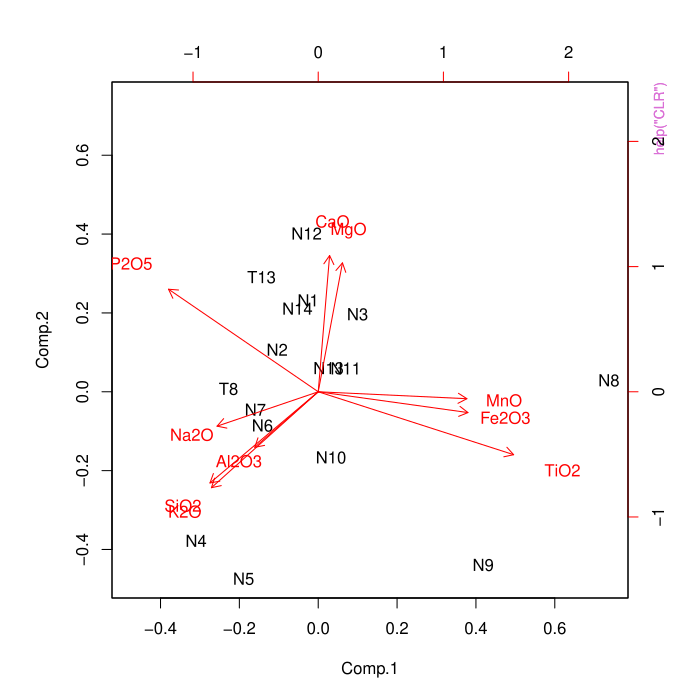

The R source for this figure:
pkgname <- "provenance"
source(file.path(R.home("share"), "R", "examples-header.R"))
options(warn = 1)
base::assign(".ExTimings", "provenance-Ex.timings", pos = 'CheckExEnv')
base::cat("name\tuser\tsystem\telapsed\n", file=base::get(".ExTimings", pos = 'CheckExEnv'))
base::assign(".format_ptime",
function(x) {
  if(!is.na(x[4L])) x[1L] <- x[1L] + x[4L]
  if(!is.na(x[5L])) x[2L] <- x[2L] + x[5L]
  options(OutDec = '.')
  format(x[1L:3L], digits = 7L)
},
pos = 'CheckExEnv')

### * </HEADER>
library('provenance')

base::assign(".oldSearch", base::search(), pos = 'CheckExEnv')
cleanEx()
nameEx("CLR")
### * CLR

flush(stderr()); flush(stdout())

base::assign(".ptime", proc.time(), pos = "CheckExEnv")
### Name: CLR
### Title: Centred logratio transformation
### Aliases: CLR

### ** Examples

# The following code shows that applying provenance's PCA function
# to compositional data is equivalent to applying R's built-in
# princomp function to the CLR transformed data.
data(Namib)
plot(PCA(Namib$Major))
dev.new()
clrdat <- CLR(Namib$Major)$x
biplot(princomp(clrdat))



base::assign(".dptime", (proc.time() - get(".ptime", pos = "CheckExEnv")), pos = "CheckExEnv")
base::cat("CLR", base::get(".format_ptime", pos = 'CheckExEnv')(get(".dptime", pos = "CheckExEnv")), "\n", file=base::get(".ExTimings", pos = 'CheckExEnv'), append=TRUE, sep="\t")
cleanEx()
nameEx("KDE")
### * KDE

flush(stderr()); flush(stdout())

base::assign(".ptime", proc.time(), pos = "CheckExEnv")
### Name: KDE
### Title: Create a kernel density estimate
### Aliases: KDE

### ** Examples

data(Namib)
samp <- Namib$DZ$x[['N1']]
dens <- KDE(samp,0,3000,kernel="epanechnikov")
plot(dens)



base::assign(".dptime", (proc.time() - get(".ptime", pos = "CheckExEnv")), pos = "CheckExEnv")
base::cat("KDE", base::get(".format_ptime", pos = 'CheckExEnv')(get(".dptime", pos = "CheckExEnv")), "\n", file=base::get(".ExTimings", pos = 'CheckExEnv'), append=TRUE, sep="\t")
cleanEx()
nameEx("KDEs")
### * KDEs

flush(stderr()); flush(stdout())

base::assign(".ptime", proc.time(), pos = "CheckExEnv")
### Name: KDEs
### Title: Generate an object of class 'KDEs'
### Aliases: KDEs

### ** Examples

data(Namib)
KDEs <- KDEs(Namib$DZ,0,3000,pch=NA)
summaryplot(KDEs,ncol=3)



base::assign(".dptime", (proc.time() - get(".ptime", pos = "CheckExEnv")), pos = "CheckExEnv")
base::cat("KDEs", base::get(".format_ptime", pos = 'CheckExEnv')(get(".dptime", pos = "CheckExEnv")), "\n", file=base::get(".ExTimings", pos = 'CheckExEnv'), append=TRUE, sep="\t")
cleanEx()
nameEx("KS.diss")
### * KS.diss

flush(stderr()); flush(stdout())

base::assign(".ptime", proc.time(), pos = "CheckExEnv")
### Name: KS.diss
### Title: Kolmogorov-Smirnov dissimilarity
### Aliases: KS.diss

### ** Examples

data(Namib)
print(KS.diss(Namib$DZ$x[['N1']],Namib$DZ$x[['T8']]))



base::assign(".dptime", (proc.time() - get(".ptime", pos = "CheckExEnv")), pos = "CheckExEnv")
base::cat("KS.diss", base::get(".format_ptime", pos = 'CheckExEnv')(get(".dptime", pos = "CheckExEnv")), "\n", file=base::get(".ExTimings", pos = 'CheckExEnv'), append=TRUE, sep="\t")
cleanEx()
nameEx("MDS")
### * MDS

flush(stderr()); flush(stdout())

base::assign(".ptime", proc.time(), pos = "CheckExEnv")
### Name: MDS
### Title: Multidimensional Scaling
### Aliases: MDS MDS.compositional MDS.diss MDS.distributional

### ** Examples

data(Namib)
plot(MDS(Namib$Major,classical=TRUE))



base::assign(".dptime", (proc.time() - get(".ptime", pos = "CheckExEnv")), pos = "CheckExEnv")
base::cat("MDS", base::get(".format_ptime", pos = 'CheckExEnv')(get(".dptime", pos = "CheckExEnv")), "\n", file=base::get(".ExTimings", pos = 'CheckExEnv'), append=TRUE, sep="\t")
cleanEx()
nameEx("Namib")
### * Namib

flush(stderr()); flush(stdout())

base::assign(".ptime", proc.time(), pos = "CheckExEnv")
### Name: Namib
### Title: An example dataset
### Aliases: Namib

### ** Examples

data(Namib)
samp <- Namib$DZ$x[['N1']]
dens <- KDE(samp,0,3000)
plot(dens)



base::assign(".dptime", (proc.time() - get(".ptime", pos = "CheckExEnv")), pos = "CheckExEnv")
base::cat("Namib", base::get(".format_ptime", pos = 'CheckExEnv')(get(".dptime", pos = "CheckExEnv")), "\n", file=base::get(".ExTimings", pos = 'CheckExEnv'), append=TRUE, sep="\t")
cleanEx()
nameEx("PCA")
### * PCA

flush(stderr()); flush(stdout())

base::assign(".ptime", proc.time(), pos = "CheckExEnv")
### Name: PCA
### Title: Principal Component Analysis
### Aliases: PCA

### ** Examples

data(Namib)
plot(MDS(Namib$Major,classical=TRUE))
dev.new()
plot(PCA(Namib$Major),asp=1)
print("This example demonstrates the equivalence of classical MDS and PCA")



base::assign(".dptime", (proc.time() - get(".ptime", pos = "CheckExEnv")), pos = "CheckExEnv")
base::cat("PCA", base::get(".format_ptime", pos = 'CheckExEnv')(get(".dptime", pos = "CheckExEnv")), "\n", file=base::get(".ExTimings", pos = 'CheckExEnv'), append=TRUE, sep="\t")
cleanEx()
nameEx("SH.diss")
### * SH.diss

flush(stderr()); flush(stdout())

base::assign(".ptime", proc.time(), pos = "CheckExEnv")
### Name: SH.diss
### Title: Sircombe and Hazelton distance
### Aliases: SH.diss

### ** Examples

datfile <- system.file("DZ.csv",package="provenance")
errfile <- system.file("DZerr.csv",package="provenance")
DZ <- read.distributional(datfile,errfile)
d <- SH.diss(DZ,1,2)
print(d)



base::assign(".dptime", (proc.time() - get(".ptime", pos = "CheckExEnv")), pos = "CheckExEnv")
base::cat("SH.diss", base::get(".format_ptime", pos = 'CheckExEnv')(get(".dptime", pos = "CheckExEnv")), "\n", file=base::get(".ExTimings", pos = 'CheckExEnv'), append=TRUE, sep="\t")
cleanEx()
nameEx("amalgamate")
### * amalgamate

flush(stderr()); flush(stdout())

base::assign(".ptime", proc.time(), pos = "CheckExEnv")
### Name: amalgamate
### Title: Group components of a composition
### Aliases: amalgamate amalgamate.SRDcorrected amalgamate.compositional
###   amalgamate.default

### ** Examples

data(Namib)
HMcomponents <- c("zr","tm","rt","TiOx","sph","ap","ep",
                  "gt","st","amp","cpx","opx")
am <- amalgamate(Namib$PTHM,feldspars=c("KF","P"),
                 lithics=c("Lm","Lv","Ls"),heavies=HMcomponents)
plot(ternary(am))



base::assign(".dptime", (proc.time() - get(".ptime", pos = "CheckExEnv")), pos = "CheckExEnv")
base::cat("amalgamate", base::get(".format_ptime", pos = 'CheckExEnv')(get(".dptime", pos = "CheckExEnv")), "\n", file=base::get(".ExTimings", pos = 'CheckExEnv'), append=TRUE, sep="\t")
cleanEx()
nameEx("as.acomp")
### * as.acomp

flush(stderr()); flush(stdout())

base::assign(".ptime", proc.time(), pos = "CheckExEnv")
### Name: as.acomp
### Title: create an 'acomp' object
### Aliases: as.acomp

### ** Examples

data(Namib)
qfl <- ternary(Namib$PT,c('Q'),c('KF','P'),c('Lm','Lv','Ls'))
plot(qfl,type="QFL.dickinson")
qfl.acomp <- as.acomp(qfl)
## uncomment the next two lines to plot an error
## ellipse using the compositions package: 
# library(compositions)
# ellipses(mean(qfl.acomp),var(qfl.acomp),r=2)



base::assign(".dptime", (proc.time() - get(".ptime", pos = "CheckExEnv")), pos = "CheckExEnv")
base::cat("as.acomp", base::get(".format_ptime", pos = 'CheckExEnv')(get(".dptime", pos = "CheckExEnv")), "\n", file=base::get(".ExTimings", pos = 'CheckExEnv'), append=TRUE, sep="\t")
cleanEx()
nameEx("as.compositional")
### * as.compositional

flush(stderr()); flush(stdout())

base::assign(".ptime", proc.time(), pos = "CheckExEnv")
### Name: as.compositional
### Title: create a 'compositional' object
### Aliases: as.compositional

### ** Examples

data(Namib)
PT.acomp <- as.acomp(Namib$PT)
PT.compositional <- as.compositional(PT.acomp)
print(Namib$PT$x - PT.compositional$x)
## uncomment the following lines for an illustration of using this 
## function to integrate the \code{provenance} package with \code{compositions}
# library(compositions)
# data(Glacial)
# a.glac <- acomp(Glacial)
# c.glac <- as.compositional(a.glac)
# summaryplot(c.glac,ncol=8)



base::assign(".dptime", (proc.time() - get(".ptime", pos = "CheckExEnv")), pos = "CheckExEnv")
base::cat("as.compositional", base::get(".format_ptime", pos = 'CheckExEnv')(get(".dptime", pos = "CheckExEnv")), "\n", file=base::get(".ExTimings", pos = 'CheckExEnv'), append=TRUE, sep="\t")
cleanEx()
nameEx("as.data.frame.compositional")
### * as.data.frame.compositional

flush(stderr()); flush(stdout())

base::assign(".ptime", proc.time(), pos = "CheckExEnv")
### Name: as.data.frame.compositional
### Title: create a 'data.frame' object
### Aliases: as.data.frame.compositional

### ** Examples

data(Namib)
qfl <- ternary(Namib$PT,c('Q'),c('KF','P'),c('Lm','Lv','Ls'))
plot(qfl,type="QFL.dickinson")
qfl.frame <- as.data.frame(qfl)
## uncomment the next two lines to plot an error
## ellipse using the robCompositions package:
# library(robCompositions)
# pca <- pcaCoDa(qfl.frame)
# plot(pca,xlabs=rownames(qfl.frame))



base::assign(".dptime", (proc.time() - get(".ptime", pos = "CheckExEnv")), pos = "CheckExEnv")
base::cat("as.data.frame.compositional", base::get(".format_ptime", pos = 'CheckExEnv')(get(".dptime", pos = "CheckExEnv")), "\n", file=base::get(".ExTimings", pos = 'CheckExEnv'), append=TRUE, sep="\t")
cleanEx()
nameEx("botev")
### * botev

flush(stderr()); flush(stdout())

base::assign(".ptime", proc.time(), pos = "CheckExEnv")
### Name: botev
### Title: Compute the optimal kernel bandwidth
### Aliases: botev

### ** Examples

fname <- system.file("DZ.csv",package="provenance")
bw <- botev(read.distributional(fname)$x$N1)
print(bw)



base::assign(".dptime", (proc.time() - get(".ptime", pos = "CheckExEnv")), pos = "CheckExEnv")
base::cat("botev", base::get(".format_ptime", pos = 'CheckExEnv')(get(".dptime", pos = "CheckExEnv")), "\n", file=base::get(".ExTimings", pos = 'CheckExEnv'), append=TRUE, sep="\t")
cleanEx()
nameEx("bray.diss")
### * bray.diss

flush(stderr()); flush(stdout())

base::assign(".ptime", proc.time(), pos = "CheckExEnv")
### Name: bray.diss
### Title: Bray-Curtis dissimilarity
### Aliases: bray.diss

### ** Examples

data(Namib)
print(bray.diss(Namib$HM$x["N1",],Namib$HM$x["N2",]))



base::assign(".dptime", (proc.time() - get(".ptime", pos = "CheckExEnv")), pos = "CheckExEnv")
base::cat("bray.diss", base::get(".format_ptime", pos = 'CheckExEnv')(get(".dptime", pos = "CheckExEnv")), "\n", file=base::get(".ExTimings", pos = 'CheckExEnv'), append=TRUE, sep="\t")
cleanEx()
nameEx("combine")
### * combine

flush(stderr()); flush(stdout())

base::assign(".ptime", proc.time(), pos = "CheckExEnv")
### Name: combine
### Title: Combine samples of distributional data
### Aliases: combine

### ** Examples

data(Namib)
combined <- combine(Namib$DZ,east=c('N3','N4','N5','N6','N7','N8','N9','N10'),
                       west=c('N1','N2','N11','N12','T8','T13'))
summaryplot(KDEs(combined))



base::assign(".dptime", (proc.time() - get(".ptime", pos = "CheckExEnv")), pos = "CheckExEnv")
base::cat("combine", base::get(".format_ptime", pos = 'CheckExEnv')(get(".dptime", pos = "CheckExEnv")), "\n", file=base::get(".ExTimings", pos = 'CheckExEnv'), append=TRUE, sep="\t")
cleanEx()
nameEx("densities")
### * densities

flush(stderr()); flush(stdout())

base::assign(".ptime", proc.time(), pos = "CheckExEnv")
### Name: densities
### Title: A list of rock and mineral densities
### Aliases: densities

### ** Examples

data(Namib,densities)
N8 <- subset(Namib$HM,select="N8")
distribution <- minsorting(N8,densities,phi=2,sigmaphi=1,medium="air",by=0.05)
plot(distribution)



base::assign(".dptime", (proc.time() - get(".ptime", pos = "CheckExEnv")), pos = "CheckExEnv")
base::cat("densities", base::get(".format_ptime", pos = 'CheckExEnv')(get(".dptime", pos = "CheckExEnv")), "\n", file=base::get(".ExTimings", pos = 'CheckExEnv'), append=TRUE, sep="\t")
cleanEx()
nameEx("diss")
### * diss

flush(stderr()); flush(stdout())

base::assign(".ptime", proc.time(), pos = "CheckExEnv")
### Name: diss
### Title: Calculate the dissimilarity matrix between two 'distributional'
###   or 'compositional' datasets
### Aliases: diss diss.compositional diss.distributional

### ** Examples

data(Namib)
print(round(100*diss(Namib$DZ)))



base::assign(".dptime", (proc.time() - get(".ptime", pos = "CheckExEnv")), pos = "CheckExEnv")
base::cat("diss", base::get(".format_ptime", pos = 'CheckExEnv')(get(".dptime", pos = "CheckExEnv")), "\n", file=base::get(".ExTimings", pos = 'CheckExEnv'), append=TRUE, sep="\t")
cleanEx()
nameEx("endmembers")
### * endmembers

flush(stderr()); flush(stdout())

base::assign(".ptime", proc.time(), pos = "CheckExEnv")
### Name: endmembers
### Title: Petrographic end-member compositions
### Aliases: endmembers

### ** Examples

data(endmembers,densities)
ophiolite <- subset(endmembers,select="ophiolite")
plot(minsorting(ophiolite,densities,by=0.05))



base::assign(".dptime", (proc.time() - get(".ptime", pos = "CheckExEnv")), pos = "CheckExEnv")
base::cat("endmembers", base::get(".format_ptime", pos = 'CheckExEnv')(get(".dptime", pos = "CheckExEnv")), "\n", file=base::get(".ExTimings", pos = 'CheckExEnv'), append=TRUE, sep="\t")
cleanEx()
nameEx("get.f")
### * get.f

flush(stderr()); flush(stdout())

base::assign(".ptime", proc.time(), pos = "CheckExEnv")
### Name: get.f
### Title: Calculate the largest fraction that is likely to be missed
### Aliases: get.f

### ** Examples

print(get.f(60))
print(get.f(117))



base::assign(".dptime", (proc.time() - get(".ptime", pos = "CheckExEnv")), pos = "CheckExEnv")
base::cat("get.f", base::get(".format_ptime", pos = 'CheckExEnv')(get(".dptime", pos = "CheckExEnv")), "\n", file=base::get(".ExTimings", pos = 'CheckExEnv'), append=TRUE, sep="\t")
cleanEx()
nameEx("get.n")
### * get.n

flush(stderr()); flush(stdout())

base::assign(".ptime", proc.time(), pos = "CheckExEnv")
### Name: get.n
### Title: Calculate the number of grains required to achieve a desired
###   level of sampling resolution
### Aliases: get.n

### ** Examples

# number of grains required to be 99% that no fraction greater than 5% was missed:
print(get.n(0.01))
# number of grains required to be 90% that no fraction greater than 10% was missed:
print(get.n(p=0.1,f=0.1))



base::assign(".dptime", (proc.time() - get(".ptime", pos = "CheckExEnv")), pos = "CheckExEnv")
base::cat("get.n", base::get(".format_ptime", pos = 'CheckExEnv')(get(".dptime", pos = "CheckExEnv")), "\n", file=base::get(".ExTimings", pos = 'CheckExEnv'), append=TRUE, sep="\t")
cleanEx()
nameEx("get.p")
### * get.p

flush(stderr()); flush(stdout())

base::assign(".ptime", proc.time(), pos = "CheckExEnv")
### Name: get.p
### Title: Calculate the probability of missing a given population fraction
### Aliases: get.p

### ** Examples

print(get.p(60))
print(get.p(117))



base::assign(".dptime", (proc.time() - get(".ptime", pos = "CheckExEnv")), pos = "CheckExEnv")
base::cat("get.p", base::get(".format_ptime", pos = 'CheckExEnv')(get(".dptime", pos = "CheckExEnv")), "\n", file=base::get(".ExTimings", pos = 'CheckExEnv'), append=TRUE, sep="\t")
cleanEx()
nameEx("indscal")
### * indscal

flush(stderr()); flush(stdout())

base::assign(".ptime", proc.time(), pos = "CheckExEnv")
### Name: indscal
### Title: Individual Differences Scaling of provenance data
### Aliases: indscal

### ** Examples

data(Namib)
plot(indscal(Namib$DZ,Namib$HM))



base::assign(".dptime", (proc.time() - get(".ptime", pos = "CheckExEnv")), pos = "CheckExEnv")
base::cat("indscal", base::get(".format_ptime", pos = 'CheckExEnv')(get(".dptime", pos = "CheckExEnv")), "\n", file=base::get(".ExTimings", pos = 'CheckExEnv'), append=TRUE, sep="\t")
cleanEx()
nameEx("minsorting")
### * minsorting

flush(stderr()); flush(stdout())

base::assign(".ptime", proc.time(), pos = "CheckExEnv")
### Name: minsorting
### Title: Assess settling equivalence of detrital components
### Aliases: minsorting

### ** Examples

data(endmembers,densities)
distribution <- minsorting(endmembers,densities,sname='ophiolite',phi=2,
                           sigmaphi=1,medium="seawater",by=0.05)
plot(distribution,cumulative=FALSE)



base::assign(".dptime", (proc.time() - get(".ptime", pos = "CheckExEnv")), pos = "CheckExEnv")
base::cat("minsorting", base::get(".format_ptime", pos = 'CheckExEnv')(get(".dptime", pos = "CheckExEnv")), "\n", file=base::get(".ExTimings", pos = 'CheckExEnv'), append=TRUE, sep="\t")
cleanEx()
nameEx("plot.GPA")
### * plot.GPA

flush(stderr()); flush(stdout())

base::assign(".ptime", proc.time(), pos = "CheckExEnv")
### Name: plot.GPA
### Title: Plot a Procrustes configuration
### Aliases: plot.GPA

### ** Examples

data(Namib)
GPA <- procrustes(Namib$DZ,Namib$HM)
coast <- c('N1','N2','N3','N10','N11','N12','T8','T13')
snames <- names(Namib$DZ)
bgcol <- rep('yellow',length(snames))
bgcol[which(snames %in% coast)] <- 'red'
plot(GPA,pch=21,bg=bgcol)



base::assign(".dptime", (proc.time() - get(".ptime", pos = "CheckExEnv")), pos = "CheckExEnv")
base::cat("plot.GPA", base::get(".format_ptime", pos = 'CheckExEnv')(get(".dptime", pos = "CheckExEnv")), "\n", file=base::get(".ExTimings", pos = 'CheckExEnv'), append=TRUE, sep="\t")
cleanEx()
nameEx("plot.INDSCAL")
### * plot.INDSCAL

flush(stderr()); flush(stdout())

base::assign(".ptime", proc.time(), pos = "CheckExEnv")
### Name: plot.INDSCAL
### Title: Plot an INDSCAL group configuration and source weights
### Aliases: plot.INDSCAL

### ** Examples

data(Namib)
coast <- c('N1','N2','N3','N10','N11','N12','T8','T13')
snames <- names(Namib$DZ)
pch <- rep(21,length(snames))
pch[which(snames %in% coast)] <- 22
plot(indscal(Namib$DZ,Namib$HM),pch=pch)



base::assign(".dptime", (proc.time() - get(".ptime", pos = "CheckExEnv")), pos = "CheckExEnv")
base::cat("plot.INDSCAL", base::get(".format_ptime", pos = 'CheckExEnv')(get(".dptime", pos = "CheckExEnv")), "\n", file=base::get(".ExTimings", pos = 'CheckExEnv'), append=TRUE, sep="\t")
cleanEx()
nameEx("plot.KDE")
### * plot.KDE

flush(stderr()); flush(stdout())

base::assign(".ptime", proc.time(), pos = "CheckExEnv")
### Name: plot.KDE
### Title: Plot a kernel density estimate
### Aliases: plot.KDE

### ** Examples

data(Namib)
samp <- Namib$DZ$x[['N1']]
dens <- KDE(samp,from=0,to=3000)
plot(dens)



base::assign(".dptime", (proc.time() - get(".ptime", pos = "CheckExEnv")), pos = "CheckExEnv")
base::cat("plot.KDE", base::get(".format_ptime", pos = 'CheckExEnv')(get(".dptime", pos = "CheckExEnv")), "\n", file=base::get(".ExTimings", pos = 'CheckExEnv'), append=TRUE, sep="\t")
cleanEx()
nameEx("plot.MDS")
### * plot.MDS

flush(stderr()); flush(stdout())

base::assign(".ptime", proc.time(), pos = "CheckExEnv")
### Name: plot.MDS
### Title: Plot an MDS configuration
### Aliases: plot.MDS

### ** Examples

data(Namib)
mds <- MDS(Namib$DZ)
coast <- c('N1','N2','N3','N10','N11','N12','T8','T13')
snames <- names(Namib$DZ)
bgcol <- rep('yellow',length(snames))
bgcol[which(snames %in% coast)] <- 'red'
plot(mds,pch=21,bg=bgcol)



base::assign(".dptime", (proc.time() - get(".ptime", pos = "CheckExEnv")), pos = "CheckExEnv")
base::cat("plot.MDS", base::get(".format_ptime", pos = 'CheckExEnv')(get(".dptime", pos = "CheckExEnv")), "\n", file=base::get(".ExTimings", pos = 'CheckExEnv'), append=TRUE, sep="\t")
cleanEx()
nameEx("plot.PCA")
### * plot.PCA

flush(stderr()); flush(stdout())

base::assign(".ptime", proc.time(), pos = "CheckExEnv")
### Name: plot.PCA
### Title: Compositional biplot
### Aliases: plot.PCA

### ** Examples

data(Namib)
plot(PCA(Namib$Major))



base::assign(".dptime", (proc.time() - get(".ptime", pos = "CheckExEnv")), pos = "CheckExEnv")
base::cat("plot.PCA", base::get(".format_ptime", pos = 'CheckExEnv')(get(".dptime", pos = "CheckExEnv")), "\n", file=base::get(".ExTimings", pos = 'CheckExEnv'), append=TRUE, sep="\t")
cleanEx()
nameEx("plot.compositional")
### * plot.compositional

flush(stderr()); flush(stdout())

base::assign(".ptime", proc.time(), pos = "CheckExEnv")
### Name: plot.compositional
### Title: Plot a pie chart
### Aliases: plot.compositional

### ** Examples

data(Namib)
plot(Namib$HM,'N1',colmap='heat.colors')



base::assign(".dptime", (proc.time() - get(".ptime", pos = "CheckExEnv")), pos = "CheckExEnv")
base::cat("plot.compositional", base::get(".format_ptime", pos = 'CheckExEnv')(get(".dptime", pos = "CheckExEnv")), "\n", file=base::get(".ExTimings", pos = 'CheckExEnv'), append=TRUE, sep="\t")
cleanEx()
nameEx("plot.distributional")
### * plot.distributional

flush(stderr()); flush(stdout())

base::assign(".ptime", proc.time(), pos = "CheckExEnv")
### Name: plot.distributional
### Title: Plot continuous data as histograms or cumulative age
###   distributions
### Aliases: plot.distributional

### ** Examples

data(Namib)
plot(Namib$DZ,c('N1','N2'))



base::assign(".dptime", (proc.time() - get(".ptime", pos = "CheckExEnv")), pos = "CheckExEnv")
base::cat("plot.distributional", base::get(".format_ptime", pos = 'CheckExEnv')(get(".dptime", pos = "CheckExEnv")), "\n", file=base::get(".ExTimings", pos = 'CheckExEnv'), append=TRUE, sep="\t")
cleanEx()
nameEx("plot.minsorting")
### * plot.minsorting

flush(stderr()); flush(stdout())

base::assign(".ptime", proc.time(), pos = "CheckExEnv")
### Name: plot.minsorting
### Title: Plot inferred grain size distributions
### Aliases: plot.minsorting

### ** Examples

data(endmembers,densities)
OPH <- subset(endmembers,select="ophiolite")
distribution <- minsorting(OPH,densities,phi=2,sigmaphi=1,medium="air",by=0.05)
plot(distribution,components=c('F','px','opaques'))



base::assign(".dptime", (proc.time() - get(".ptime", pos = "CheckExEnv")), pos = "CheckExEnv")
base::cat("plot.minsorting", base::get(".format_ptime", pos = 'CheckExEnv')(get(".dptime", pos = "CheckExEnv")), "\n", file=base::get(".ExTimings", pos = 'CheckExEnv'), append=TRUE, sep="\t")
cleanEx()
nameEx("plot.ternary")
### * plot.ternary

flush(stderr()); flush(stdout())

base::assign(".ptime", proc.time(), pos = "CheckExEnv")
### Name: plot.ternary
### Title: Plot a ternary diagram
### Aliases: plot.ternary

### ** Examples

data(Namib)
tern <- ternary(Namib$PT,'Q',c('KF','P'),c('Lm','Lv','Ls'))
plot(tern,type='QFL.descriptive',pch=21,bg='red',labels=NULL)



base::assign(".dptime", (proc.time() - get(".ptime", pos = "CheckExEnv")), pos = "CheckExEnv")
base::cat("plot.ternary", base::get(".format_ptime", pos = 'CheckExEnv')(get(".dptime", pos = "CheckExEnv")), "\n", file=base::get(".ExTimings", pos = 'CheckExEnv'), append=TRUE, sep="\t")
cleanEx()
nameEx("procrustes")
### * procrustes

flush(stderr()); flush(stdout())

base::assign(".ptime", proc.time(), pos = "CheckExEnv")
### Name: procrustes
### Title: Generalised Procrustes Analysis of provenance data
### Aliases: procrustes

### ** Examples

data(Namib)
gpa <- procrustes(Namib$DZ,Namib$HM)
plot(gpa)



base::assign(".dptime", (proc.time() - get(".ptime", pos = "CheckExEnv")), pos = "CheckExEnv")
base::cat("procrustes", base::get(".format_ptime", pos = 'CheckExEnv')(get(".dptime", pos = "CheckExEnv")), "\n", file=base::get(".ExTimings", pos = 'CheckExEnv'), append=TRUE, sep="\t")
cleanEx()
nameEx("read.compositional")
### * read.compositional

flush(stderr()); flush(stdout())

base::assign(".ptime", proc.time(), pos = "CheckExEnv")
### Name: read.compositional
### Title: Read a .csv file with categorical data
### Aliases: read.compositional

### ** Examples

fname <- system.file("Major.csv",package="provenance")
Major <- read.compositional(fname)
plot(PCA(Major))



base::assign(".dptime", (proc.time() - get(".ptime", pos = "CheckExEnv")), pos = "CheckExEnv")
base::cat("read.compositional", base::get(".format_ptime", pos = 'CheckExEnv')(get(".dptime", pos = "CheckExEnv")), "\n", file=base::get(".ExTimings", pos = 'CheckExEnv'), append=TRUE, sep="\t")
cleanEx()
nameEx("read.densities")
### * read.densities

flush(stderr()); flush(stdout())

base::assign(".ptime", proc.time(), pos = "CheckExEnv")
### Name: read.densities
### Title: Read a .csv file with mineral and rock densities
### Aliases: read.densities

### ** Examples

data(Namib,densities)
N8 <- subset(Namib$HM,select="N8")
distribution <- minsorting(N8,densities,phi=2,sigmaphi=1,medium="air",by=0.05)
plot(distribution)



base::assign(".dptime", (proc.time() - get(".ptime", pos = "CheckExEnv")), pos = "CheckExEnv")
base::cat("read.densities", base::get(".format_ptime", pos = 'CheckExEnv')(get(".dptime", pos = "CheckExEnv")), "\n", file=base::get(".ExTimings", pos = 'CheckExEnv'), append=TRUE, sep="\t")
cleanEx()
nameEx("read.distributional")
### * read.distributional

flush(stderr()); flush(stdout())

base::assign(".ptime", proc.time(), pos = "CheckExEnv")
### Name: read.distributional
### Title: Read a .csv file with continuous (detrital zircon) data
### Aliases: read.distributional

### ** Examples

agefile <- system.file("DZ.csv",package="provenance")
errfile <- system.file("DZerr.csv",package="provenance")
DZ <- read.distributional(agefile,errfile)
plot(KDE(DZ$x$N1))



base::assign(".dptime", (proc.time() - get(".ptime", pos = "CheckExEnv")), pos = "CheckExEnv")
base::cat("read.distributional", base::get(".format_ptime", pos = 'CheckExEnv')(get(".dptime", pos = "CheckExEnv")), "\n", file=base::get(".ExTimings", pos = 'CheckExEnv'), append=TRUE, sep="\t")
cleanEx()
nameEx("restore")
### * restore

flush(stderr()); flush(stdout())

base::assign(".ptime", proc.time(), pos = "CheckExEnv")
### Name: restore
### Title: Undo the effect of hydraulic sorting
### Aliases: restore

### ** Examples

data(Namib,densities)
rescomp <- restore(Namib$PTHM,densities,2.71)
HMcomp <- c("zr","tm","rt","sph","ap","ep","gt",
            "st","amp","cpx","opx")
amcomp <- amalgamate(rescomp,Plag="P",HM=HMcomp,Opq="opaques")
plot(ternary(amcomp),showpath=TRUE)



base::assign(".dptime", (proc.time() - get(".ptime", pos = "CheckExEnv")), pos = "CheckExEnv")
base::cat("restore", base::get(".format_ptime", pos = 'CheckExEnv')(get(".dptime", pos = "CheckExEnv")), "\n", file=base::get(".ExTimings", pos = 'CheckExEnv'), append=TRUE, sep="\t")
cleanEx()
nameEx("subset.distributional")
### * subset.distributional

flush(stderr()); flush(stdout())

base::assign(".ptime", proc.time(), pos = "CheckExEnv")
### Name: subset.distributional
### Title: Get a subset of distributional data
### Aliases: subset.distributional

### ** Examples

data(Namib)
coast <- subset(Namib$HM,select=c("N1","N2","T8","T13","N12","N13"))
summaryplot(coast,ncol=2)



base::assign(".dptime", (proc.time() - get(".ptime", pos = "CheckExEnv")), pos = "CheckExEnv")
base::cat("subset.distributional", base::get(".format_ptime", pos = 'CheckExEnv')(get(".dptime", pos = "CheckExEnv")), "\n", file=base::get(".ExTimings", pos = 'CheckExEnv'), append=TRUE, sep="\t")
cleanEx()
nameEx("summaryplot")
### * summaryplot

flush(stderr()); flush(stdout())

base::assign(".ptime", proc.time(), pos = "CheckExEnv")
### Name: summaryplot
### Title: Joint plot of several provenance datasets
### Aliases: summaryplot

### ** Examples

data(Namib)
KDEs <- KDEs(Namib$DZ,0,3000)
summaryplot(KDEs,Namib$HM,Namib$PT,ncol=2)



base::assign(".dptime", (proc.time() - get(".ptime", pos = "CheckExEnv")), pos = "CheckExEnv")
base::cat("summaryplot", base::get(".format_ptime", pos = 'CheckExEnv')(get(".dptime", pos = "CheckExEnv")), "\n", file=base::get(".ExTimings", pos = 'CheckExEnv'), append=TRUE, sep="\t")
cleanEx()
nameEx("ternary")
### * ternary

flush(stderr()); flush(stdout())

base::assign(".ptime", proc.time(), pos = "CheckExEnv")
### Name: ternary
### Title: Define a ternary composition
### Aliases: ternary

### ** Examples

data(Namib)
tern <- ternary(Namib$PT,c('Q'),c('KF','P'),c('Lm','Lv','Ls'))
plot(tern,type="QFL")



base::assign(".dptime", (proc.time() - get(".ptime", pos = "CheckExEnv")), pos = "CheckExEnv")
base::cat("ternary", base::get(".format_ptime", pos = 'CheckExEnv')(get(".dptime", pos = "CheckExEnv")), "\n", file=base::get(".ExTimings", pos = 'CheckExEnv'), append=TRUE, sep="\t")
### * <FOOTER>
###
options(digits = 7L)
base::cat("Time elapsed: ", proc.time() - base::get("ptime", pos = 'CheckExEnv'),"\n")
grDevices::dev.off()
###
### Local variables: ***
### mode: outline-minor ***
### outline-regexp: "\\(> \\)?### [*]+" ***
### End: ***
quit('no')
